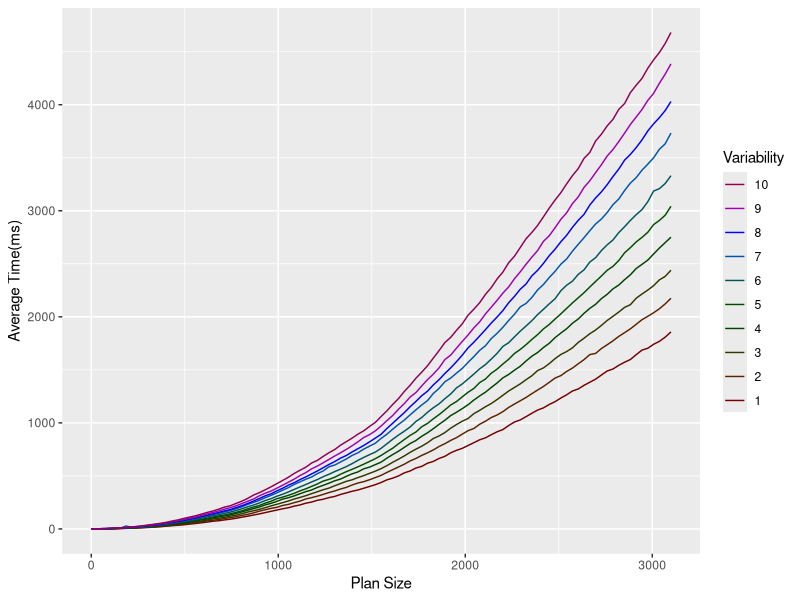

Write R code to recreate this figure.
library(ggplot2)
library(dplyr)

dataframe <- read.csv(file="dataset10.dat" ,head=TRUE,sep="\t")

## group
serie <- tbl_df(dataframe) %>%
  group_by(variability, size) %>%
  summarise(avg_time = mean(time))

## plot

setEPS()
postscript("plan_size_and_context_2d_lines_avg.eps")

ggplot(data = serie, aes(x=size, y=avg_time, group=factor(variability),color=factor(variability))) + geom_line() + scale_colour_hue(l=20) +  labs(x = "Plan Size", y="Average Time(ms)", group="a") + guides(col = guide_legend(title="Variability", reverse = TRUE))

dev.off()
